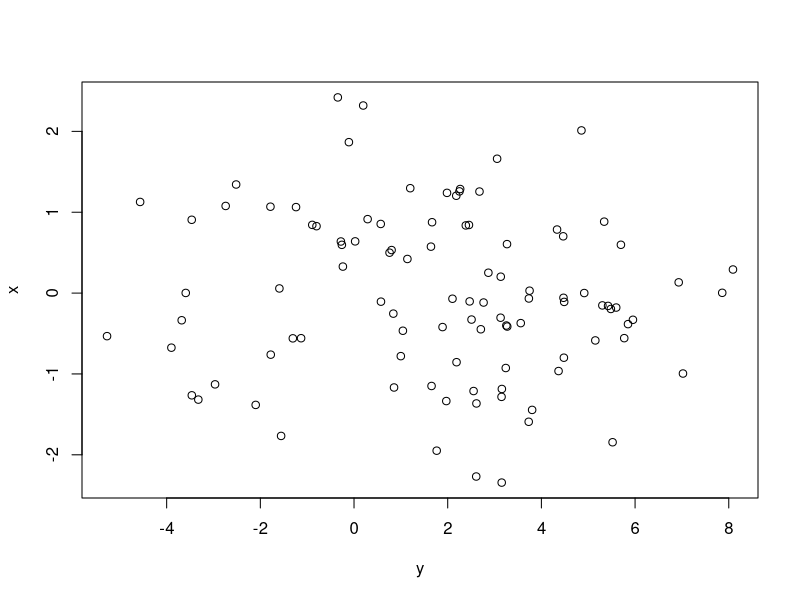
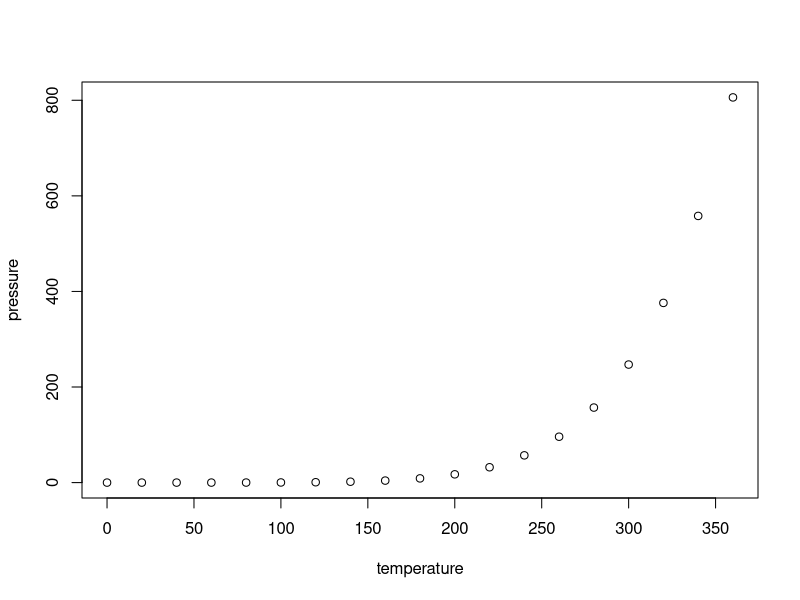

Source code (R) for these figures, in order:
## ---- chunk 1
knitr::opts_chunk$set(echo = TRUE)
## ---- chunk 2
#make new data
x <- rnorm(100, 0, 1)
y <- rnorm(100, 2, 3)
## ---- chunk 3
plot(x ~ y)
## ---- chunk 4
summary(cars)
## ---- chunk 5
plot(pressure)
